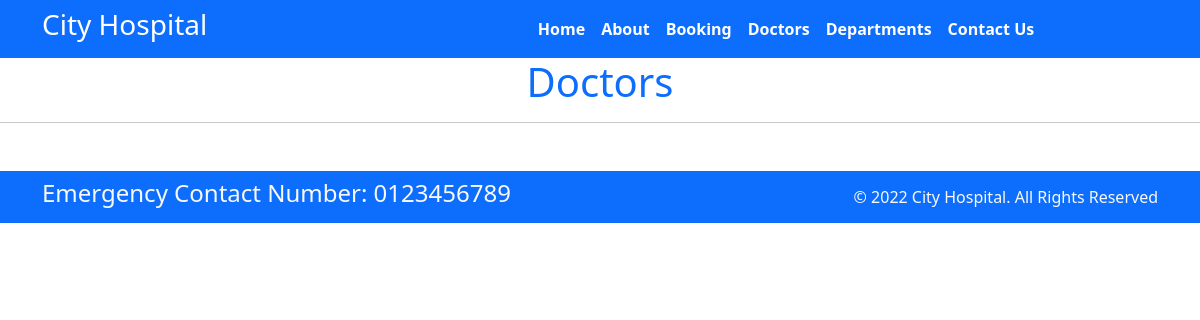
The page /doctor/ on the database as committed earlier.
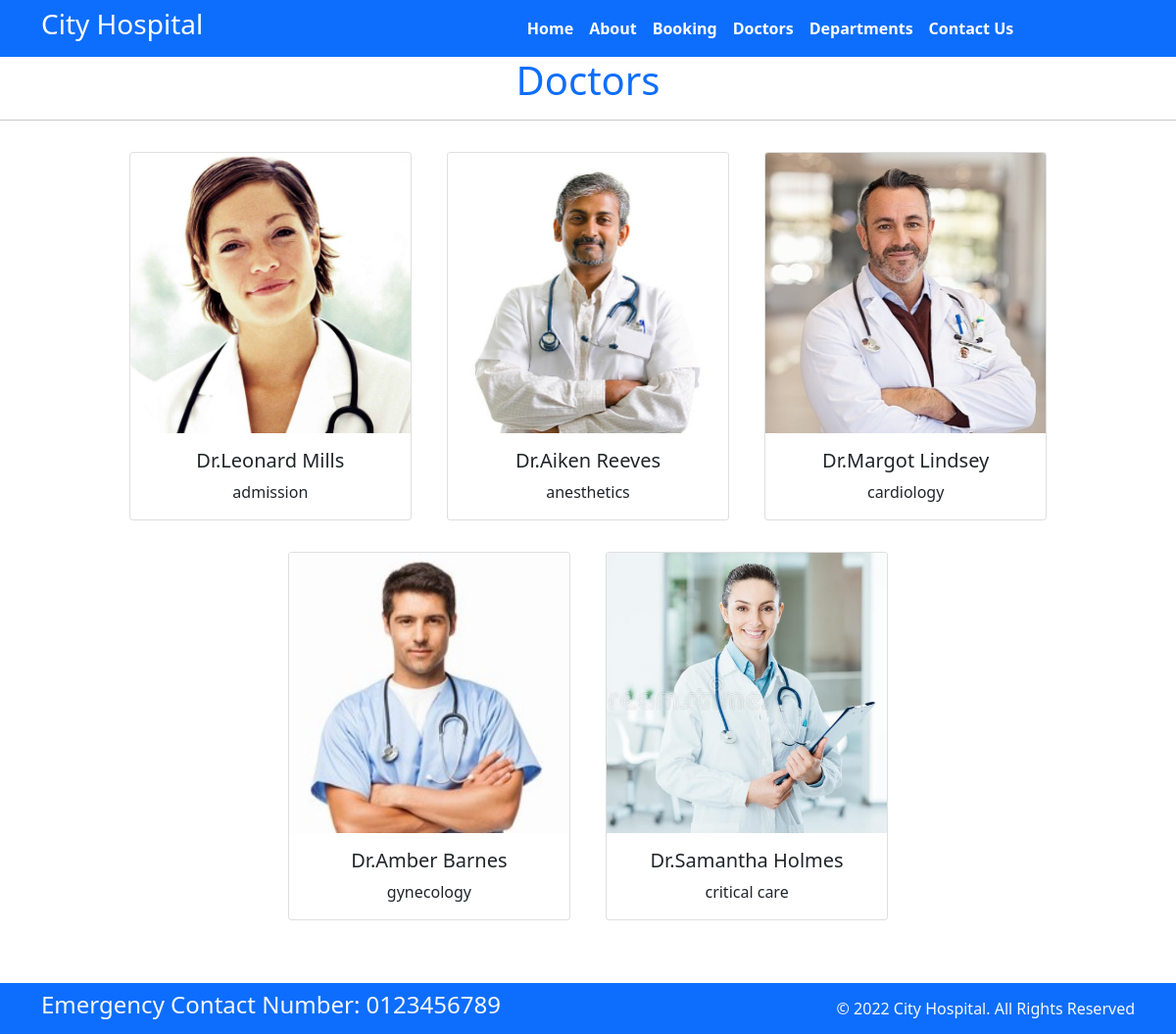
The same page on the database as committed later.
### home/models.py (models this page shows, shortened)
class doctors(models.Model):
    doc_name = models.CharField(max_length=50)
    doc_spec = models.CharField(max_length=50)
    dep_name = models.ForeignKey(departments, on_delete=models.CASCADE)
    doc_image = models.ImageField(upload_to='doctors')

### home/views.py (the view)
# urls.py: path('doctor/', views.doctor, name='doctor'),
def doctor(request):
    dict_doc = {
        'doctors': doctors.objects.all()
    }
    return render(request, 'doctor.html', dict_doc)

### templates/doctor.html (shortened to what this page needs)
{% extends 'base.html' %}
{% block body %}
    <h1 class="text-center text-primary">Doctors </h1>
    <hr>
    <div class="container text-center">
    {% for d in doctors %}
        <div class="card mx-3 my-3" style="width: 18rem;display:inline-block">
            <img class="card-img-top" src="{{d.doc_image.url}}" alt="Card image cap">
            <div class="card-body">
                <h5 class="card-title">Dr.{{d.doc_name}}</h5>
                <p class="card-text">{{d.doc_spec}}</p>
            </div>
        </div>
    {% endfor %}
    </div>
{% endblock %}

### templates/base.html (shortened to what this page needs)
<!DOCTYPE html>
{% load static %}
<html>
  <head>
    <link rel="stylesheet"
      href=" https://cdn.jsdelivr.net/npm/bootstrap@5.1.3/dist/css/bootstrap.min.css ">
    <link rel="stylesheet"
      href="https://use.fontawesome.com/releases/v5.2.0/css/all.css">
    <link rel="stylesheet"
      href="{% static 'css/style.css' %}">
  </head>
  <body>
    <nav class="navbar bg-primary navbar-expand-md">
      <div class="container">
        <div class="col-4 text-left pl-md-0">
          <h3 class="text-white"> City Hospital </h3>
        </div>
        <div class="collapse navbar-collapse col-8 justify-content-center  navbar-collapse-3">
          <ul class="navbar-nav justify-content-center  fw-bold">
            <li class="nav-item active">
              <a class="nav-link text-white" href="{% url 'home' %}">Home </a>
            </li>
            <li class="nav-item">
              <a class="nav-link text-white" href="{% url 'about' %}">About</a>
            </li>
            <li class="nav-item">
              <a class="nav-link text-white" href="{% url 'booking' %}">Booking</a>
            </li>
            <li class="nav-item">
              <a class="nav-link text-white" href="{% url 'doctor' %}">Doctors</a>
            </li>
			 <li class="nav-item">
              <a class="nav-link text-white" href="{% url 'department' %}">Departments</a>
            </li>
            <li class="nav-item">
              <a class="nav-link text-white" href="{% url 'contact' %}">Contact Us</a>
            </li>
          </ul>
        </div>
      </div>
    </nav>
    {% block body %}
    {% endblock %}
    <section class="" >
      <footer class="pt-2 pb-2  bg-primary text-light mt-5">
        <div class="container">
          <div class="row align-items-center">
            <div class="col-12 col-md-8">
              <h4>Emergency Contact Number: 0123456789</h4>
            </div>
            <div class="col-12 col-md-4 mt-4 mt-md-0 text-center text-md-end">
              © 2022 City Hospital. All Rights Reserved
            </div>
          </div>
        </div>
      </footer>
    </section>
  </body>
</html>

Rows that differ between the two databases and show on the page:
added doctors: doc_image (picture), doc_name "Leonard Mills", doc_spec "admission"
added doctors: doc_image (picture), doc_name "Aiken Reeves", doc_spec "anesthetics"
added doctors: doc_image (picture), doc_name "Margot Lindsey", doc_spec "cardiology"
added doctors: doc_image (picture), doc_name "Amber Barnes", doc_spec "gynecology"
added doctors: doc_image (picture), doc_name "Samantha Holmes", doc_spec "critical care"
